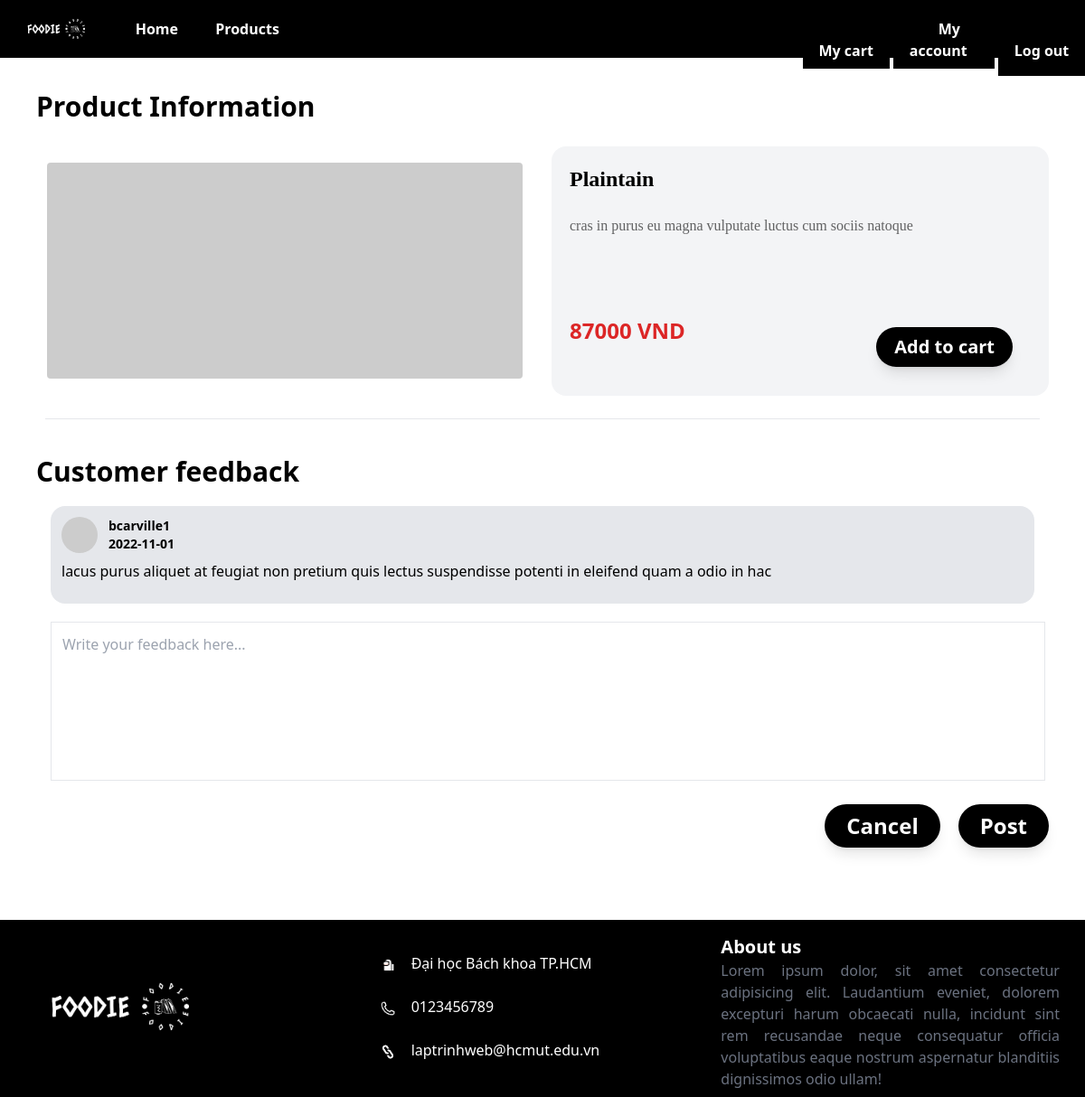
/productDetail.php?product_id=3, run on the app's committed database.
### tables this page shows
CREATE TABLE `product` (
  `product_id` int(100) NOT NULL,
  `product_name` varchar(100) NOT NULL,
  `description` text NOT NULL,
  `price` int(100) NOT NULL,
  `quantity` int(100) NOT NULL,
  `product_image` text NOT NULL
);

CREATE TABLE `feedback` (
  `feedback_id` int(100) NOT NULL,
  `product_id` int(100) NOT NULL,
  `user_id` int(100) NOT NULL,
  `content` text NOT NULL,
  `created_date` date NOT NULL
);

CREATE TABLE `user` (
  `user_id` int(100) NOT NULL,
  `username` varchar(100) NOT NULL,
  `fullname` varchar(100) NOT NULL,
  `password` varchar(100) NOT NULL,
  `address` text NOT NULL,
  `phone` varchar(10) NOT NULL,
  `email` varchar(100) NOT NULL,
  `user_image` text NOT NULL,
  `user_type` varchar(10) NOT NULL,
  `created_date` date NOT NULL
);

### productDetail.php (the view, shortened to what this page needs)
<?php include('./header-member.php')?>
<?php
    $sql= "SELECT * FROM product WHERE product_id=";
    $result = $mysqli->query($sql.$_GET['product_id']);
    $count = $result->num_rows;
?>
<div class='my-20'>
    <h1 class='lg:text-3xl md:text-2xl pt-5 pl-10 mb-5 font-bold'>Product Information</h1>
    <div class='grid grid-cols-2 h-full mx-28 gap-5 md:ml-10 md:mr-10 items-center'>
<?php
    if($count > 0)
    {
        while($rows = $result->fetch_assoc())
        {
?>
        <img src='<?php echo $rows['product_image']?>' alt='' class='w-full flex relative p-3 my-3 rounded-2xl'/>
        <div class='flex flex-col w-full bg-gray-100 rounded-2xl p-5'>
            <h1 class='lg:text-2xl font-bold md:text-base w-full h-14 text-left font-serif'><?php echo $rows['product_name']?></h1>
            <p class='text-base lg:mb-20 md:mb-5 opacity-60 font-serif'>
                <?php echo $rows['description']?>
            </p>
            <p class='lg:text-2xl text-red-600 font-bold mt-2 md:text-base'>
                <?php echo $rows['price']?> VND
                <button class='rounded-3xl shadow-lg my-3 float-right mr-5 text-xl bg-black px-5 py-2 text-white cart-btn hover:bg-white hover:text-black transition ease-in' value="<?php echo $_GET['product_id']?>">
                    Add to cart
                </button>
            </p>
        </div>
<?php
        }
    }
?>
    </div>
    <hr class='mx-auto w-11/12 border-1 border-black-300 my-5'>
    <div class="h-full">
        <h1 class='lg:text-3xl md:text-2xl pt-5 pl-10 mb-5 font-bold'>Customer feedback</h1>
        <div id="feedback">
<?php
    $sql= "SELECT * FROM feedback WHERE product_id=";
    $result = $mysqli->query($sql.$_GET['product_id']);
    $count = $result->num_rows;
    if($count > 0)
    {
        while($rows = $result->fetch_assoc())
        {
            $user_info = ($mysqli->query("SELECT * FROM user WHERE user_id=".$rows['user_id']))->fetch_assoc();
            $user_avatar = $user_info['user_image'];
            $user_name = $user_info['username'];
?>
        <div class="mx-14 my-5 rounded-2xl bg-gray-200 p-3">
            <img src="<?php echo $user_avatar?>" alt="user-avatar" class="w-10 h-10 rounded-full overflow-hidden inline float-left">
            <div class="float-left mx-3 text-sm font-bold">
                <p><?php echo $user_name?></p>
                <p><?php echo $rows['created_date']?></p>
            </div>
            <p class="pt-10 pb-3 mt-2">
                <?php echo $rows['content']?>
            </p>
        </div>
<?php
        }
    }
?>
        </div>
        <textarea placeholder="Write your feedback here..." name="textarea" class="p-3 border-gray border active:border-black border-solid lg:ml-14 md:ml-16 hover:shadow-xl lg:w-11/12 md:w-10/12 h-44 resize-none"></textarea>
        <div class="h-12 mb-7 mt-5">
            <button class='block rounded-3xl shadow-lg float-right mr-10 text-2xl font-bold bg-black px-6 py-2 text-white submit-btn hover:bg-white hover:text-black transition ease-in' value="<?php echo $_GET['product_id']?>">
                Post
            </button>
            <button class='block rounded-3xl shadow-lg float-right mr-5 text-2xl font-bold bg-black px-6 py-2 text-white cancel-btn hover:bg-white hover:text-black transition ease-in'>
                Cancel
            </button>
        </div>
    </div>
</div>
<?php include('./footer.php')?>

### data on the page
product: product_name "Plaintain", description "cras in purus eu magna vulputate luctus cum sociis natoque", price "87000"
feedback: user.username "bcarville1", created_date "2022-11-01", content "lacus purus aliquet at feugiat non pretium quis lectus suspendisse potenti in eleifend quam a odio in hac"
